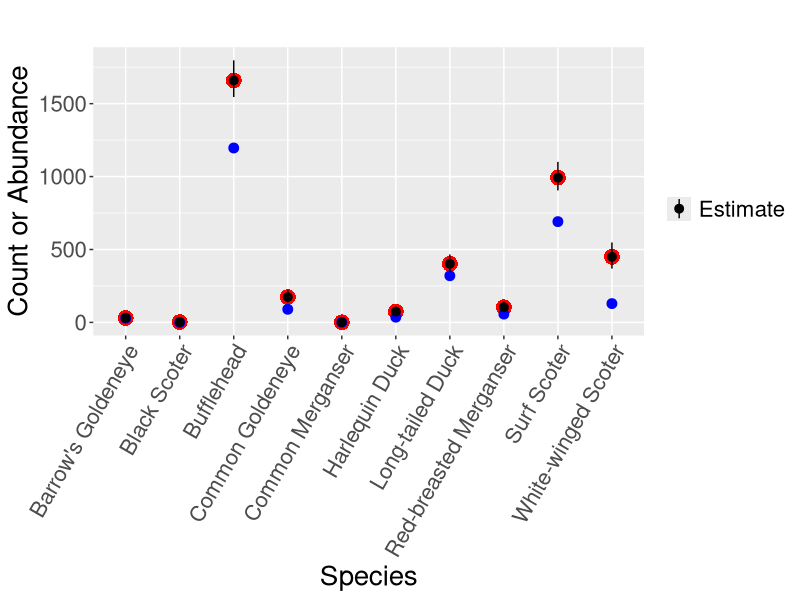

The R script that drew this image:
library(here)
library(ggplot2)

results <- read.csv(here("Results_Figure","Results.csv"),header = TRUE)
results <- as.data.frame(results)

ggplot() + 
geom_point(data = results, aes(x = Species, y = FF.Count, color = "Camera"), shape=16, color="red", size=5) +
geom_point(data = results, aes(x = Species, y = Obs1.Count, color = "Observer"), color = "blue", size = 3) +
geom_pointrange(data = results, aes(x = Species, y = FF.Count, ymin=Obs1.L, ymax=Obs1.U, color = "Estimate"), size = 0.5)+
theme(text = element_text(size=20),axis.text.x = element_text(angle=60, hjust=1)) +
labs(title="",x ="Species", y = "Count or Abundance", color = "Legend")+
scale_color_manual(name='',
                  breaks=c('Camera', 'Observer', 'Estimate'),
                  values=c('Estimate'='black', 'Camera'='red', 'Observer'='blue'))
